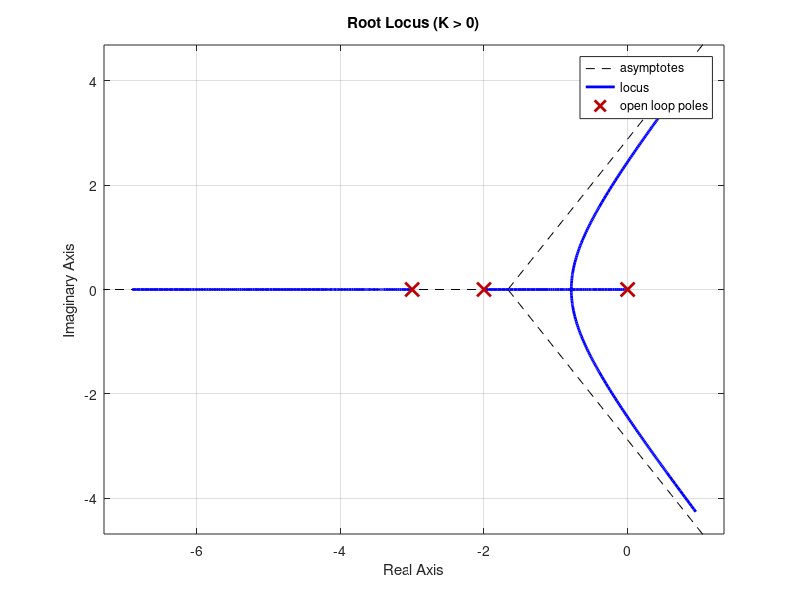
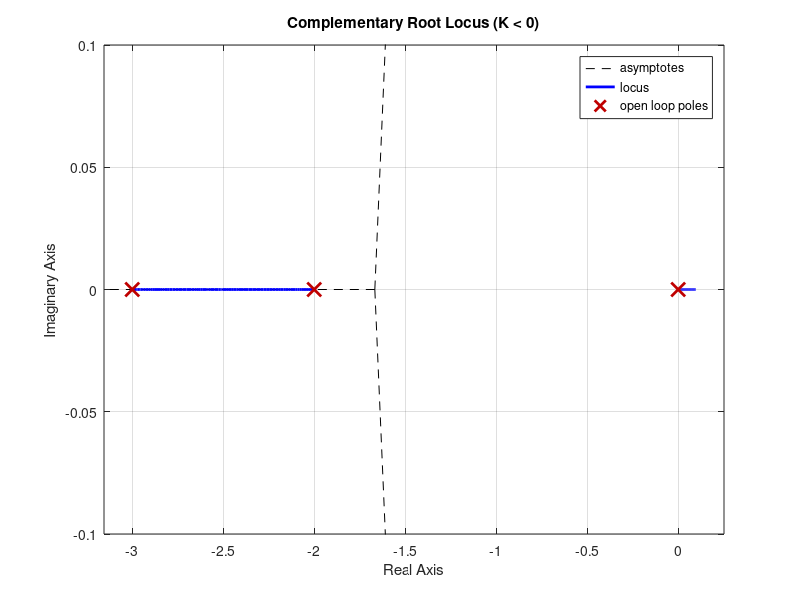

MATLAB code to generate these figures, in order:
clear; clc; close all;

s = tf('s');

% define g
G = 1 / ( s*(s+2)*(s+3) );

% k > 0
figure;
rlocus(G);
grid on;
title('Root Locus (K > 0)');

% use -G so that k > 0 corresponds to K < 0 of original system
figure;
rlocus(-G);
grid on;
title('Complementary Root Locus (K < 0)');
